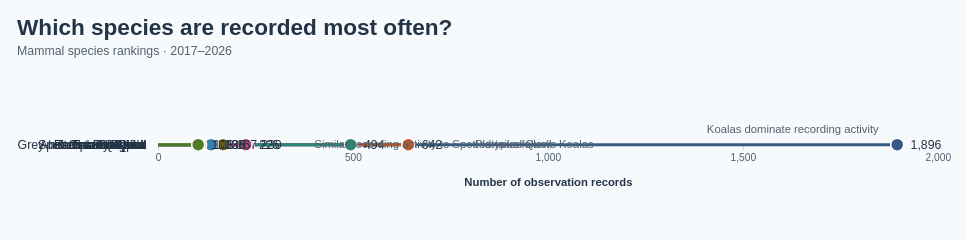

The Vega-Lite source for this figure:
### Vega specification from a JSON file in a GitHub repository (floating-point values rounded to 4 significant figures; data arrays with more than 128 entries replaced by an {"elided": "..."} marker saying what was removed)
{"$schema": "https://vega.github.io/schema/vega/v5.json", "description": "Most recorded mammal species in Dataset/observations-794195.csv. The 2017–2026 window contains 6,015 species-level observations across 146 species; their counts are aggregated and embedded. Subspecies are combined with their parent species using the first two scientific-name components; genus-only records are excluded. Counts include 2017–2026 observation dates and records regardless of coordinates. Top N is selected by count descending with scientific name breaking ties, then displayed in the selected sort order. Counts measure recording activity, not animal abundance. Lollipop heads are plain circles whose centres mark the observation counts. Species colours match the ten-species palette in BumpChart.vg.json; counts and rankings use the selected observation years. Row annotations highlight the Koala share, its lead over Platypus, and the near tie at ranks 4 and 5. A summary updates the share of records covered by the selected Top N. Uses the 10 most recent available observation years (2017–2026), including partial 2026.", "width": 760, "height": {"signal": "length(data(\"topSpecies\")) * 34"}, "padding": 16, "background": "#f7fafc", "title": {"text": "Which species are recorded most often?", "subtitle": ["Mammal species rankings · 2017–2026"], "anchor": "start", "font": "Arial", "fontSize": 22, "color": "#243447", "subtitleFont": "Arial", "subtitleFontSize": 12, "subtitleColor": "#52606d", "offset": {"signal": "controlHeaderSpace"}, "subtitlePadding": 6, "subtitleLineHeight": 16, "fontWeight": "bold"}, "signals": [{"name": "topN", "value": 10, "bind": {"input": "select", "options": [5, 10], "labels": ["Top 5", "Top 10"], "name": "Species shown: "}}, {"name": "sortOrder", "value": "Descending", "bind": {"input": "select", "options": ["Descending", "Ascending"], "name": "Sort by observations: "}}, {"name": "hoveredSpecies", "value": null, "on": [{"events": "@stems:mouseover, @dots:mouseover, @counts:mouseover", "update": "datum.scientific_name"}, {"events": "@stems:mouseout, @dots:mouseout, @counts:mouseout", "update": "null"}]}, {"name": "controlHeaderSpace", "value": 64}], "data": [{"name": "speciesCounts", "values": {"elided": "146 records"}, "transform": [{"type": "window", "sort": {"field": ["count", "scientific_name"], "order": ["descending", "ascending"]}, "ops": ["row_number"], "as": ["rank"]}]}, {"name": "topSpecies", "source": "speciesCounts", "transform": [{"type": "filter", "expr": "datum.rank <= topN"}, {"type": "formula", "expr": "sortOrder === 'Ascending' ? datum.count : -datum.count", "as": "sortKey"}, {"type": "collect", "sort": {"field": ["sortKey", "scientific_name"], "order": ["ascending", "ascending"]}}]}, {"name": "insightRows", "source": "topSpecies", "transform": [{"type": "filter", "expr": "datum.rank === 1 || datum.rank === 2 || datum.rank === 4"}]}, {"name": "shownSummary", "source": "topSpecies", "transform": [{"type": "aggregate", "fields": ["count"], "ops": ["sum"], "as": ["shownCount"]}]}], "scales": [{"name": "x", "type": "linear", "domain": {"data": "speciesCounts", "field": "count"}, "range": "width", "zero": true, "nice": true}, {"name": "y", "type": "band", "domain": {"data": "topSpecies", "field": "scientific_name", "sort": {"op": "min", "field": "sortKey", "order": "ascending"}}, "range": "height", "padding": 0.4}, {"name": "speciesColor", "type": "ordinal", "domain": ["Koala", "Platypus", "Grey-headed Flying-fox", "Greater Glider", "Spotted-tailed Quoll", "European Rabbit", "Quokka", "Tasmanian Devil", "Eastern Barred Bandicoot", "Numbat", "Australian Sea Lion", "Eastern Quoll"], "range": ["#365B85", "#B65C30", "#2A8576", "#885BA6", "#AD4770", "#86701D", "#397FAD", "#6D6B70", "#C17A24", "#5146A0", "#4D7A24", "#bab0ab"], "unknown": "#7cacc6"}], "axes": [{"orient": "bottom", "scale": "x", "title": "Number of observation records", "format": ",d", "tickCount": 5, "grid": true, "gridColor": "#e3e9ef", "domain": false, "tickColor": "#c9d4df", "labelColor": "#52606d", "titleColor": "#243447", "titlePadding": 14}, {"orient": "left", "scale": "y", "domain": false, "ticks": false, "labelPadding": 12, "labelLimit": 280, "labelColor": "#243447", "labelFontSize": 12, "encode": {"labels": {"update": {"text": {"signal": "data('topSpecies')[indexof(domain('y'), datum.value)].species"}}}}}], "marks": [{"name": "stems", "type": "rule", "from": {"data": "topSpecies"}, "encode": {"enter": {"x": {"scale": "x", "value": 0}, "strokeWidth": {"value": 3}}, "update": {"x2": {"scale": "x", "field": "count"}, "y": {"scale": "y", "field": "scientific_name", "band": 0.5}, "stroke": {"scale": "speciesColor", "field": "species"}, "tooltip": {"signal": "{'Species': datum.species, 'Scientific name': datum.scientific_name, 'Observations': format(datum.count, ',d'), 'Share of species-level records': format(datum.count / 6015, '.1%'), 'Overall rank': datum.rank}"}, "strokeWidth": {"signal": "hoveredSpecies === datum.scientific_name ? 4 : 3"}}}}, {"name": "dots", "type": "symbol", "from": {"data": "topSpecies"}, "encode": {"enter": {"cursor": {"value": "pointer"}, "shape": {"value": "circle"}, "stroke": {"value": "#ffffff"}, "strokeWidth": {"value": 1.5}}, "update": {"x": {"scale": "x", "field": "count"}, "y": {"scale": "y", "field": "scientific_name", "band": 0.5}, "tooltip": {"signal": "{'Species': datum.species, 'Scientific name': datum.scientific_name, 'Observations': format(datum.count, ',d'), 'Share of species-level records': format(datum.count / 6015, '.1%'), 'Overall rank': datum.rank}"}, "description": {"signal": "datum.species + ', ' + format(datum.count, ',d') + ' observations'"}, "fill": {"scale": "speciesColor", "field": "species"}, "size": {"signal": "hoveredSpecies === datum.scientific_name ? 220 : 160"}}}}, {"name": "counts", "type": "text", "from": {"data": "topSpecies"}, "encode": {"enter": {"align": {"value": "left"}, "baseline": {"value": "middle"}, "dx": {"value": 13}, "font": {"value": "Arial"}, "fontSize": {"value": 12}, "fill": {"value": "#243447"}}, "update": {"x": {"scale": "x", "field": "count"}, "y": {"scale": "y", "field": "scientific_name", "band": 0.5}, "text": {"signal": "format(datum.count, ',d')"}}}}, {"name": "speciesInsights", "type": "text", "interactive": false, "from": {"data": "insightRows"}, "encode": {"enter": {"font": {"value": "Arial"}, "fontSize": {"value": 11}, "fill": {"value": "#52606d"}}, "update": {"x": {"signal": "scale('x', datum.count) + (datum.rank === 1 ? -18 : 65)"}, "y": {"scale": "y", "field": "scientific_name", "band": 0.5}, "dy": {"signal": "datum.rank === 1 ? -9 : 0"}, "align": {"signal": "datum.rank === 1 ? 'right' : 'left'"}, "baseline": {"signal": "datum.rank === 1 ? 'bottom' : 'middle'"}, "text": {"signal": "datum.rank === 1 ? 'Koalas dominate recording activity' : datum.rank === 2 ? 'Platypus follows Koalas' : 'Similar recording activity to Spotted-tailed Quoll'"}}}}, {"name": "concentrationInsight", "type": "text", "interactive": false, "from": {"data": "shownSummary"}, "encode": {"enter": {"x": {"value": 0}, "align": {"value": "left"}, "baseline": {"value": "top"}, "font": {"value": "Arial"}, "fontSize": {"value": 12}, "fontWeight": {"value": "bold"}, "fill": {"value": "#243447"}}, "update": {"y": {"signal": "height + 66"}, "text": {"value": ""}}}}], "config": {"font": "Arial", "axis": {"labelFont": "Arial", "titleFont": "Arial"}}, "usermeta": {"observationWindow": {"source": "Dataset/observations-794195.csv", "dateField": "observed_on", "years": [2017, 2018, 2019, 2020, 2021, 2022, 2023, 2024, 2025, 2026], "yearCount": 10, "includesPartialLatestYear": true}}}
